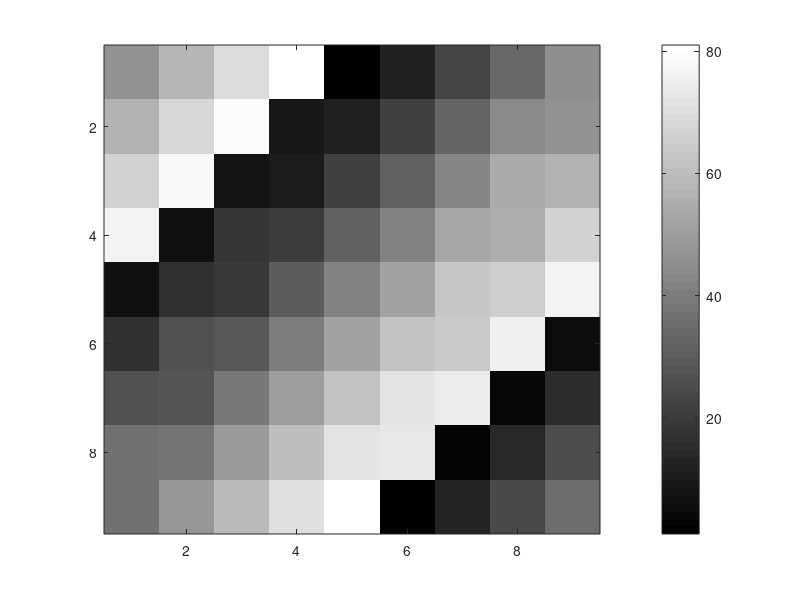

Recreate this plot in MATLAB.
%Creamos un cuadrado mágico
A = magic(9)
imagesc(A)
imagesc(A), colorbar, colormap;

imagesc(A), colorbar, colormap gray;